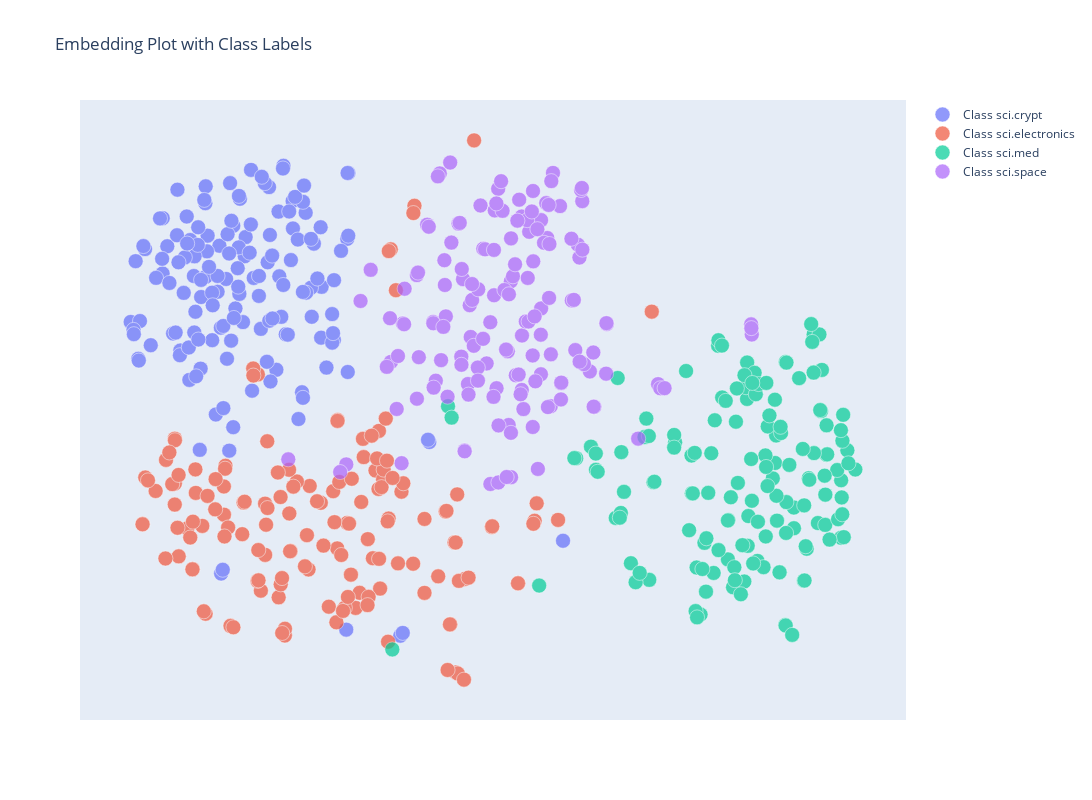

Notebook cell for this chart:
### Markdown cell above
## Exercise:

Change the dimensionality reduction technique. Try t-sne.

### Code cell
X = np.vstack(df['SBERT_embedding'].values)

tsne = TSNE(n_components=2)
X_tsne = tsne.fit_transform(X)

hover_plot(X_tsne, df)

### Figure 1 — Plotly figure (JSON) as saved in the notebook; plotly's stock layout.template omitted (floating-point values rounded to 4 significant figures; data arrays with more than 128 entries replaced by an {"elided": "..."} marker saying what was removed)
{"data": [{"hoverinfo": "text", "marker": {"line": {"color": "white", "width": 0.5}, "size": 15}, "mode": "markers", "name": "Class sci.crypt", "opacity": 0.7, "text": {"elided": "150 str values"}, "type": "scatter", "x": {"elided": "150 float values"}, "y": {"elided": "150 float values"}}, {"hoverinfo": "text", "marker": {"line": {"color": "white", "width": 0.5}, "size": 15}, "mode": "markers", "name": "Class sci.electronics", "opacity": 0.7, "text": {"elided": "150 str values"}, "type": "scatter", "x": {"elided": "150 float values"}, "y": {"elided": "150 float values"}}, {"hoverinfo": "text", "marker": {"line": {"color": "white", "width": 0.5}, "size": 15}, "mode": "markers", "name": "Class sci.med", "opacity": 0.7, "text": {"elided": "150 str values"}, "type": "scatter", "x": {"elided": "150 float values"}, "y": {"elided": "150 float values"}}, {"hoverinfo": "text", "marker": {"line": {"color": "white", "width": 0.5}, "size": 15}, "mode": "markers", "name": "Class sci.space", "opacity": 0.7, "text": {"elided": "150 str values"}, "type": "scatter", "x": {"elided": "150 float values"}, "y": {"elided": "150 float values"}}], "layout": {"height": 800, "hovermode": "closest", "title": {"text": "Embedding Plot with Class Labels"}, "width": 1200, "xaxis": {"showgrid": false, "showticklabels": false, "zeroline": false}, "yaxis": {"showgrid": false, "showticklabels": false, "zeroline": false}}}
